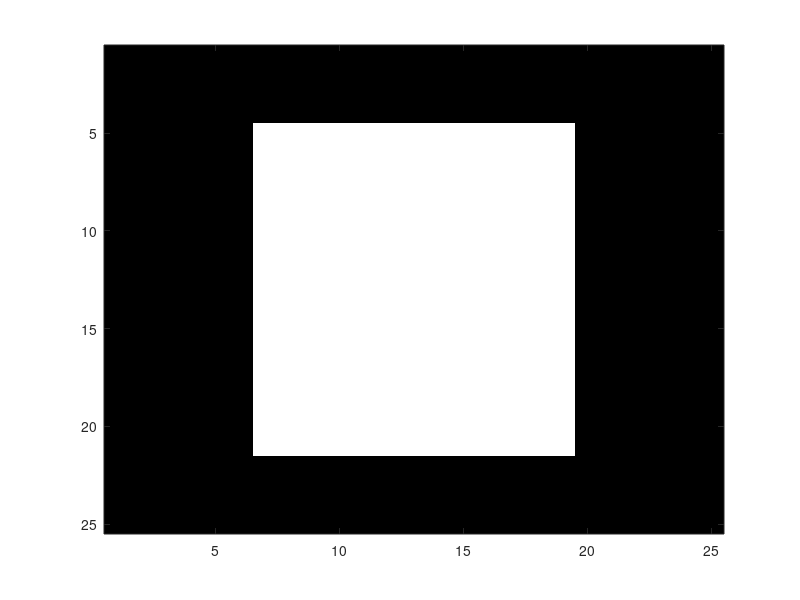
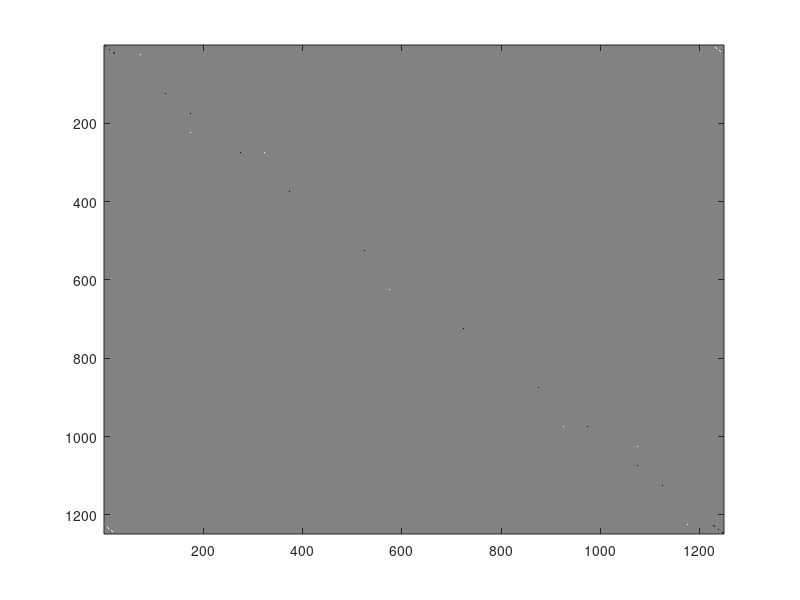
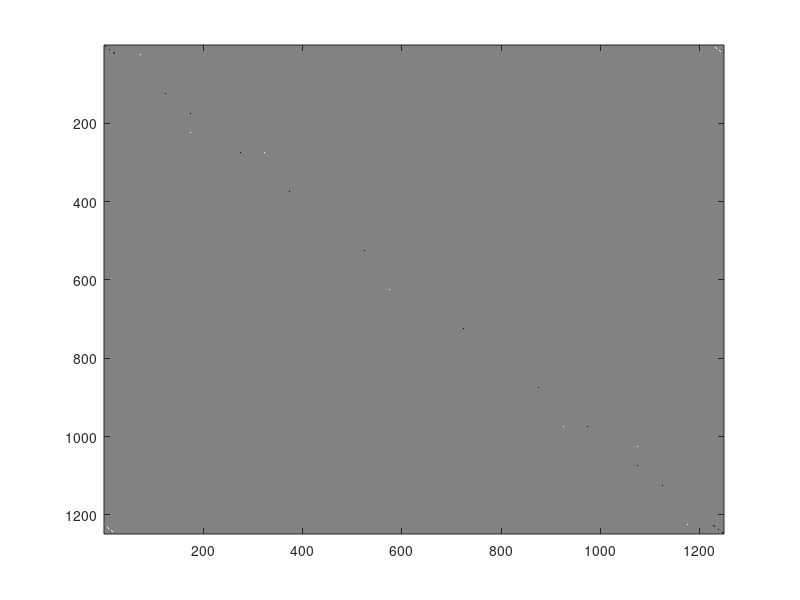
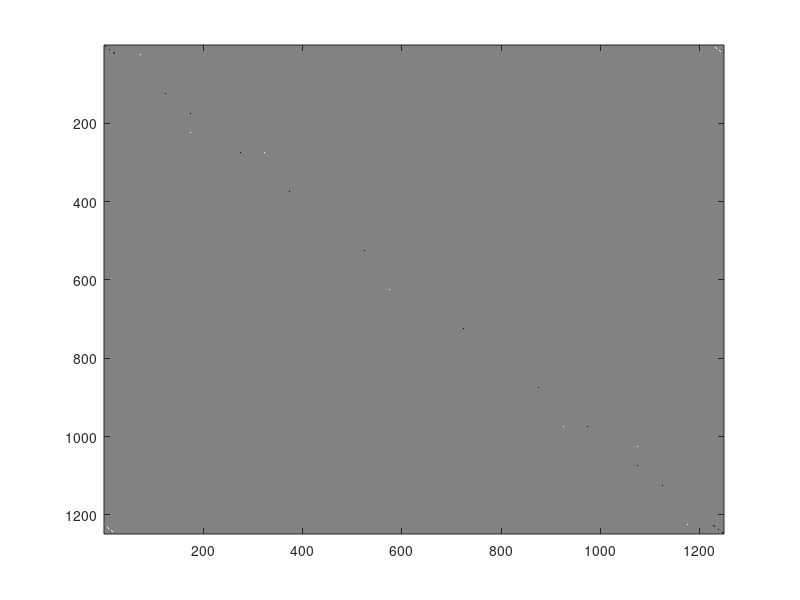

MATLAB code to generate these figures, in order:
function testing2()
E = [1 1e-4];
nx=25;
ny=25;
delta = 0.02; %change in volume in every iteration
rmin = min([7,ceil(nx/4),ceil(ny/4)]);     %for mesh independent filter
a = 1; b = 1; %a, b for the shape function of elements in the macro FEM
am = a/nx; bm = a/ny; %size for the elements in the micro FEM is determined from using a,b,nx,ny

% x = random_init(nx, ny, Vf);   %initial design for microscale FEM
% x = design1(nx, ny);
% x = design2(nx, ny);

B = @(x,y,a,b)[ y - b,     0,   b - y,       0, b + y,     0, - b - y,       0;
               0, x - a,       0, - a - x,     0, a + x,       0,   a - x;
               x - a, y - b, - a - x,   b - y, a + x, b + y,   a - x, - b - y]/(4*a*b);

nu=0.3;
D = 1/(1-nu^2)*[1   nu  0;
                nu  1   0;
                0   0   (1-nu)/2;];
KE = @(x,y) B(x,y,am,bm)'*D*B(x,y,am,bm);
vx = @(a,b)[-a  -b;
             a  -b;
             a   b;
            -a   b];
b1 = integQuad(@(x,y)B(x,y,am,bm), vx(am,bm));
ke = integQuad(KE, vx(am,bm));

x = design3(nx, ny);
% x(1:ny, 1:nx) = 1;
% x(2:4,2:4)=0;
plot_fig(x, 1);
% x(rand(), ran
tic;
u = microFEM(nx, ny, a/nx,b/ny,x,ke, b1, D, E)
toc;
% Dh = homogenization(nx, ny, x, b1, u, D, E)
% toc;
% plot_asmb(x);
end

function plot_fig(x, i)
% a = figure(1);
a = figure('visible', 'off');
colormap(gray);
imagesc(1-x);
saveas(a,[num2str(i), '.jpg']);
end

function plot_asmb(x)
n = 3;
s = size(x);
t = zeros(3*s);
for i=1:n
  for j=1:n
    t(1+(j-1)*s(2):j*s(2),1+(i-1)*s(1):i*s(1)) = x;
  end
end
plot_fig(t,0);
end

function plot_result(nx, ny, x, u)
[X, Y] = meshgrid(1:nx+1, 1:ny+1);
Y = flipud(Y);
X1 = X + 5*reshape(u(1:2:size(u)), ny+1, nx+1);
Y1 = Y + 5*reshape(u(2:2:size(u)), ny+1, nx+1);
% disp(u);
C = ones(ny+1, nx+1);
C(1:ny, 1:nx) = 1-x;
plot_fig(C, 5);
figure(2);
pcolor(X1, Y1, C);
map = [0.5 0.5 0.5; 1 1 1;];
colormap(map);
pause(.1);
% plot(X,Y);
end

function xinit = design1(nx, ny)
xinit(1:ny, 1:nx) = 1;
xmid = ceil(nx/2); ymid=ceil(ny/2);
xinit(ymid:ymid+1,xmid:xmid+1) = 0;
end

function xinit = design2(nx, ny)
xinit(1:ny, 1:nx) = 1;
xinit(1,1)=0;
xinit(ny,1)=0;
xinit(1,nx)=0;
xinit(ny, nx)=0;
end

function xinit = design3(nx, ny)
xinit(1:ny, 1:nx) = 1;
xmid = ceil((nx+1)/2); ymid=ceil((ny+1)/2);
xinit(ymid-2-(ny-1)/4:ymid+2+(ny-1)/4,xmid-(nx-1)/4:xmid+(nx-1)/4) = 0;
end

function Dh = homogenization(nx, ny, x, b1, u, D, E)
Dh =  zeros(3,3); %initialising Dh to be 3x3
% nx = 3; ny = 3;
for i=1:nx
  for j=1:ny
    n1 = (ny+1)*(i-1)+j;
    n2 = (ny+1)*i+j;
%     dof = [2*n1-1; 2*n1; 2*n2-1; 2*n2; 2*n2+1; 2*n2+2; 2*n1+1; 2*n1+2];
    dof = [2*n1+1; 2*n1+2;  2*n2+1; 2*n2+2; 2*n2-1; 2*n2; 2*n1-1; 2*n1;];
%     dof = [2*n2+1; 2*n2+2; 2*n1-1; 2*n1; 2*n2-1; 2*n2; 2*n1+1; 2*n1+2;];
%     b1*u(dof,:)
    Dh = Dh + (x(j, i)*E(1)+(1-x(j, i))*E(2))*(b1*u(dof, :));         %
  end
end
Dh = double(D*(eye(3)-Dh/4));
end

%% Perform microFEM
function u = microFEM(nx, ny, am, bm, x, ke, b1, D, E)
a = am; b = bm;
k = sparse(2*(nx+1)*(ny+1), 2*(nx+1)*(ny+1));
F = sparse(2*(nx+1)*(ny+1), 3);
for i=1:nx
  for j=1:ny
    n1 = (ny+1)*(i-1)+j;
    n2 = (ny+1)*i+j;
    dof = [2*n1+1; 2*n1+2; 2*n2+1; 2*n2+2; 2*n2-1; 2*n2; 2*n1-1; 2*n1;];
%     dof = [2*n2+1; 2*n2+2; 2*n1-1; 2*n1; 2*n2-1; 2*n2; 2*n1+1; 2*n1+2;]
    %k is the assembly of elemental stiffness matrices
    %every elemental stiffness matrix is identical, i.e. ke is calculated
    %once and for different element it is multiplied by the relative
    %density of element
    k(dof, dof) = k(dof, dof) + (x(j, i)*E(1)+(1-x(j, i))*E(2))*ke;
    F(dof, :) = F(dof, :) + (x(j, i)*E(1)+(1-x(j, i))*E(2))*b1'*D;
%     F(dof, :) = F(dof, :) + x(j,i)*b1'*D;
%     F(dof, :) = F(dof, :) + b1'*D;
  end
end
% plot_fig(k, 2);
% plot_fig(F, 3);
z = hanging_nodes(x)
% u1=pbc(nx, ny, a,b,k,[1,0,0]);
% u2=pbc(nx, ny, a,b,k,[0,1,0]);
% u3=pbc(nx, ny, a,b,k,[0,0,1]);
u1=new_pbc(nx, ny, a,b,z,k,F,[1,0,0]);
u2=new_pbc(nx, ny, a,b,z,k,F,[0,1,0]);
u3=new_pbc(nx, ny, a,b,z,k,F,[0,0,1]);
u = [u1 u2 u3];
% plot_fig(u, 3);
plot_result(nx, ny, x, u(:,3));

end

function dof = hanging_nodes(x)
dof=[];
[ny, nx] = size(x);
x = x(1:ny,1:nx-1)+x(1:ny, 2:nx);
x = x(1:ny-1,1:nx-1)+x(2:ny,1:nx-1);
for i=1:nx-1
  for j=1:ny-1
    if ~x(j, i)
      n1 = (ny+1)*(i-1)+j;
      n2 = (ny+1)*i+j;
      dof = [dof, 2*n2+1, 2*n2+2];   
    end
  end
end
end

%%
function u = new_pbc(nx, ny, a, b, zerodofs, k, F, strain)
us = (4*(ny+1)-1):2*(ny+1):2*(ny+1)*nx;
ue = (2*(ny+1)*(nx+1)-2*ny+1):2:(2*(ny+1)*(nx+1)-2);
un = (2*(ny+1)+1):2*(ny+1):2*(ny+1)*nx;
uw = 3:2:2*ny;

if strain(3)==1
fixeddofs = [2*ny+1:2*ny+2, 2*(nx+1)*(ny+1)-1:2*(nx+1)*(ny+1),...
            2*(ny+1)*(nx)+1:2*(ny+1)*(nx)+2, 1:2, uw+1, ue+1, un, us];

C = zeros((nx+ny-2), 2*(nx+1)*(ny+1));
Q = zeros((nx+ny-2), 1);
Q(1:length(uw), :)        =0;
C(sub2ind(size(C),1:length(uw), ue))       =1;    
C(sub2ind(size(C),1:length(uw), uw))       =-1;    l=length(uw);  
Q(l+1:l+length(un), :)    =0;
C(sub2ind(size(C),l+1:l+length(un), un+1))   =1;     
C(sub2ind(size(C),l+1:l+length(un), us+1))   =-1;    l=l+length(un);
else
fixeddofs = [2*ny+1:2*ny+2, 2*(nx+1)*(ny+1)-1:2*(nx+1)*(ny+1),...
            2*(ny+1)*(nx)+1:2*(ny+1)*(nx)+2, 1:2, uw, ue, un+1, us+1];

C = zeros((nx+ny-2), 2*(nx+1)*(ny+1));
Q = zeros((nx+ny-2), 1);
Q(1:length(uw), :)        =0;
C(sub2ind(size(C),1:length(uw), ue+1))       =1;    
C(sub2ind(size(C),1:length(uw), uw+1))       =-1;    l=length(uw);  
Q(l+1:l+length(un), :)    =0;
C(sub2ind(size(C),l+1:l+length(un), un))   =1;     
C(sub2ind(size(C),l+1:l+length(un), us))   =-1;    l=l+length(un);
end
% fixeddofs = [fixeddofs, zerodofs];
freedofs = setdiff(1:2*(nx+1)*(ny+1), fixeddofs);
alpha=1e2;
r = F*strain';
u = sparse(2*(nx+1)*(ny+1),1);
u(fixeddofs, :) = 0;

% r = zeros(size(u));
% r = r - k(:, fixeddofs)*u(fixeddofs,:);
plot_fig(alpha*(C(:, freedofs)'*C(:, freedofs)), 4);
kdash = k(freedofs, freedofs)+alpha*(C(:, freedofs)'*C(:, freedofs));
u(freedofs, :)=kdash\(r(freedofs,:) + C(:, freedofs)'*alpha*Q);
end
%%
function u = pbc(nx, ny, a, b, k, strain)
us = (4*(ny+1)-1):2*(ny+1):2*(ny+1)*nx;
ue = (2*(ny+1)*(nx+1)-2*ny+1):2:(2*(ny+1)*(nx+1)-2);
un = (2*(ny+1)+1):2*(ny+1):2*(ny+1)*nx;
uw = 3:2:2*ny;
fixeddofs = [2*ny+1:2*ny+2, 2*(nx+1)*(ny+1)-1:2*(nx+1)*(ny+1),...
            2*(ny+1)*(nx)+1:2*(ny+1)*(nx)+2, 1:2];
freedofs = setdiff(1:2*(nx+1)*(ny+1), fixeddofs);
alpha=1e7;

C = zeros(2*(nx+ny)-4, 2*(nx+1)*(ny+1));
Q = zeros(2*(nx+ny)-4, 1);
Q(1:length(uw), :)        =2*a*strain(1);
C(sub2ind(size(C),1:length(uw), ue))       =1;    
C(sub2ind(size(C),1:length(uw), uw))       =-1;    l=length(uw);  
Q(l+1:l+length(uw), :)    =2*a*strain(3)/2;
C(sub2ind(size(C),l+1:l+length(uw), ue+1)) =1;     
C(sub2ind(size(C),l+1:l+length(uw), uw+1)) =-1;    l=l+length(uw);
Q(l+1:l+length(un), :)    =2*b*strain(3)/2;
C(sub2ind(size(C),l+1:l+length(un), un))   =1;     
C(sub2ind(size(C),l+1:l+length(un), us))   =-1;    l=l+length(un);
Q(l+1:l+length(un), :)    =2*b*strain(2);
C(sub2ind(size(C),l+1:l+length(un), un+1)) =1;     
C(sub2ind(size(C),l+1:l+length(un), us+1)) =-1;    l=l+length(un);

u = sparse(2*(nx+1)*(ny+1),1);
u(fixeddofs,:) = [ 0, 0, ...
      2*a*strain(1), 2*a*strain(3)/2, ...
      2*a*strain(1)+2*b*strain(3)/2, 2*a*strain(3)/2+2*b*strain(2),...
      2*b*strain(3)/2, 2*b*strain(2)]'; 

r = zeros(size(u));
r = r - k(:, fixeddofs)*u(fixeddofs,:);
kdash = k(freedofs, freedofs)+alpha*(C(:, freedofs)'*C(:, freedofs));
u(freedofs, :)=kdash\(r(freedofs,:) + C(:, freedofs)'*alpha*Q);
end
%%
function [U]=FE(nelx,nely,x,penal)
[KE] = lk
K = sparse(2*(nelx+1)*(nely+1), 2*(nelx+1)*(nely+1));
F = sparse(2*(nely+1)*(nelx+1),1); U = zeros(2*(nely+1)*(nelx+1),1);
for elx = 1:nelx
  for ely = 1:nely
    n1 = (nely+1)*(elx-1)+ely; 
    n2 = (nely+1)* elx   +ely;
%     edof = [2*n1-1; 2*n1; 2*n2-1; 2*n2; 2*n2+1; 2*n2+2; 2*n1+1; 2*n1+2];
    edof = sort([2*n1+1; 2*n1+2;  2*n2+1; 2*n2+2; 2*n2-1; 2*n2; 2*n1-1; 2*n1;]);
    K(edof,edof) = K(edof,edof) + x(ely,elx)^penal*KE;
  end
end
full(K)
% DEFINE LOADS AND SUPPORTS (HALF MBB-BEAM)
F([1+2*(nely+1)*nelx:2:2*(nely+1)*(nelx+1)],1) = 1;
fixeddofs   = union([1:2:2*(nely+1)],union([2:(nely+1)*2:2*(nelx+1)*(nely+1)],[2*(nely+1):2*(nely+1):2*(nely+1)*(nelx+1)]));
alldofs     = [1:2*(nely+1)*(nelx+1)];
freedofs    = setdiff(alldofs,fixeddofs);
% SOLVING
U(freedofs,:) = K(freedofs,freedofs) \ F(freedofs,:);      
U(fixeddofs,:)= 0;
end

function [KE]=lk
E = 1.; 
nu = 0.3;
k=[ 1/2-nu/6   1/8+nu/8 -1/4-nu/12 -1/8+3*nu/8 ... 
   -1/4+nu/12 -1/8-nu/8  nu/6       1/8-3*nu/8];
KE = E/(1-nu^2)*[ k(1) k(2) k(3) k(4) k(5) k(6) k(7) k(8)
                  k(2) k(1) k(8) k(7) k(6) k(5) k(4) k(3)
                  k(3) k(8) k(1) k(6) k(7) k(4) k(5) k(2)
                  k(4) k(7) k(6) k(1) k(8) k(3) k(2) k(5)
                  k(5) k(6) k(7) k(8) k(1) k(2) k(3) k(4)
                  k(6) k(5) k(4) k(3) k(2) k(1) k(8) k(7)
                  k(7) k(4) k(5) k(2) k(3) k(8) k(1) k(6)
                  k(8) k(3) k(2) k(5) k(4) k(7) k(6) k(1)];
end

function valInteg = integQuad(F,vertices)
    w = [1 1 1 1];
    ptGaussRef =[-0.5774   -0.5774;
                  0.5774   -0.5774;
                  0.5774    0.5774;
                 -0.5774    0.5774];
    % Shape functions
    Psi1=@(x,y)(1-x).*(1-y)/4;
    Psi2=@(x,y)(1+x).*(1-y)/4;
    Psi3=@(x,y)(1+x).*(1+y)/4;
    Psi4=@(x,y)(1-x).*(1+y)/4;
    % Shape function derivatives
    dPsi11=@(x,y) -(1-y)/4;
    dPsi21=@(x,y) (1-y)/4;
    dPsi31=@(x,y) (1+y)/4;
    dPsi41=@(x,y) -(1+y)/4;
    dPsi12=@(x,y) -(1-x)/4;
    dPsi22=@(x,y) -(1+x)/4;
    dPsi32=@(x,y) (1+x)/4;
    dPsi42=@(x,y) (1-x)/4;
    % Gradient matrix
    Jacb =@(x,y) [dPsi11(x,y), dPsi21(x,y),dPsi31(x,y),dPsi41(x,y);...
                  dPsi12(x,y), dPsi22(x,y),dPsi32(x,y),dPsi42(x,y)];
    % evaluate Shape functions on Gaussian reference points
    xi = ptGaussRef(:,1);
    eta = ptGaussRef(:,2);
    evalPsi1 = Psi1(xi,eta);
    evalPsi2 = Psi2(xi,eta);
    evalPsi3 = Psi3(xi,eta);
    evalPsi4 = Psi4(xi,eta);
    % from the change of variables function
    ptGaussDomain = [evalPsi1,evalPsi2,evalPsi3,evalPsi4]*vertices;
    % evaluate Jacobian contribution for each point
    for i=1:size(xi,1)
        evalDetJacb(i) = abs(det(Jacb(xi(i),eta(i))*vertices));
    end
    %evaluate the function on the domain points
    %evalF=F(ptGaussDomain(:,1),ptGaussDomain(:,2));
    % Finally, apply Gauss formula
    suma=zeros(size(F(vertices(1,1), vertices(1,2))));
    for i=1:size(ptGaussDomain,1)
        suma=suma+w(i)*F(ptGaussDomain(i,1),ptGaussDomain(i,2))*evalDetJacb(i);
    end
    valInteg = suma;
end